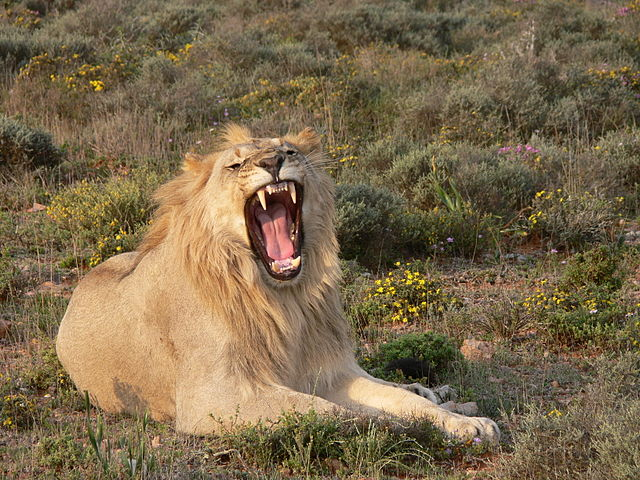
#> input picture TE3002B/images_class/lion.JPG, 640 x 480 px
$ jupyter execute --allow-errors computer_vision_class_300323.ipynb   (shell and % lines are left out)
#> lines starting #> are read from the running program, lines starting #| are printed output that depends on the picture
## TE3002B 2023 - Computer vision

### Import libraries

[cell 1]
import numpy as np
import matplotlib.pyplot as plt
from skimage.io import imread
from skimage.color import rgb2gray, gray2rgb, rgb2lab, lab2rgb
from skimage.util import random_noise
from scipy.ndimage import uniform_filter, median_filter, gaussian_filter

#Not necessary only for jupyterthemes
from jupyterthemes import jtplot
jtplot.style()

[cell 2]
#helpers
plots = lambda rows = 1, cols = 1, figsize = (20, 10): plt.subplots(rows, cols, figsize=figsize)
GREY = plt.cm.gray
REDS = plt.cm.Reds
GREENS = plt.cm.Greens
BLUES = plt.cm.Blues

[cell 3]
#La actividad esta al final del codigo y se tiene que ejecutar para ver la imagen ya que no tiene Previsualización

#### Load a simple image

[cell 4]
lion = imread('images_class/lion.JPG')
#> lion is the input picture: shape (480, 640, 3); mean R, G, B 123.1, 105.2, 76.1
lion_grey = rgb2gray(lion)
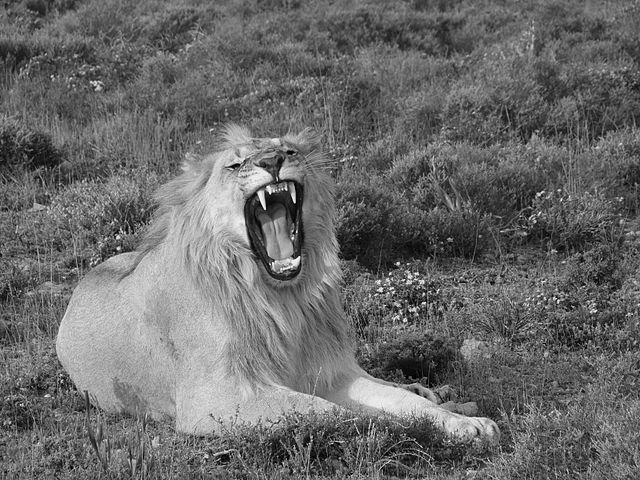
#> lion_grey: shape (480, 640) float64; min 0.000833, max 0.988, mean 0.419

[cell 5]
f1, (ax1, ax2) = plots(1, 2)
ax1.imshow(lion), ax1.axis('off'), ax1.set_title('Colour lion', size=30)
ax2.imshow(lion_grey, cmap=GREY), ax2.axis('off'), ax2.set_title('Greyscale Lion', size=30)
plt.show()
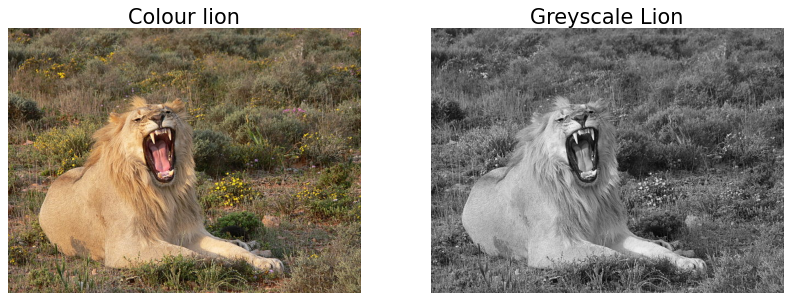
#> figure drawn by matplotlib, 2 panels

#### Plot peppers

[cell 6]
peppers = imread('images_class/peppers.png')
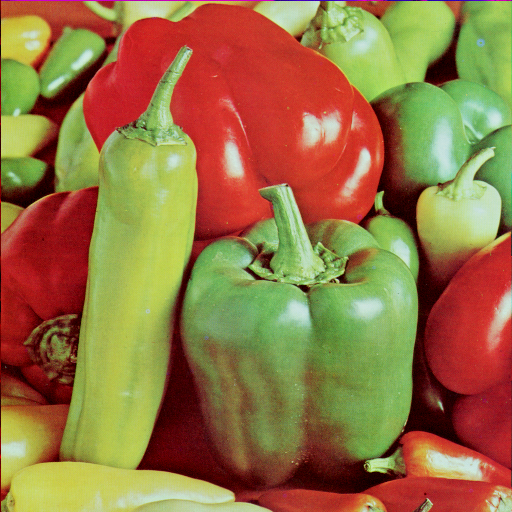
#> input picture TE3002B/images_class/peppers.png, 512 x 512 px
#> peppers is the input picture: shape (512, 512, 3); mean R, G, B 149.8, 115.6, 66.5

#> (a cell that did not finish here is left out)

##### Actividad, terminar para canales G y B

[cell 8]
_, (ax1, ax2, ax3, ax4) = plots(1, 4)
ax1.imshow(peppers), ax1.axis('off'), ax1.set_title('Colour peppers')
ax2.imshow(peppers[..., 0], cmap=REDS), ax2.axis('off')

plt.show()
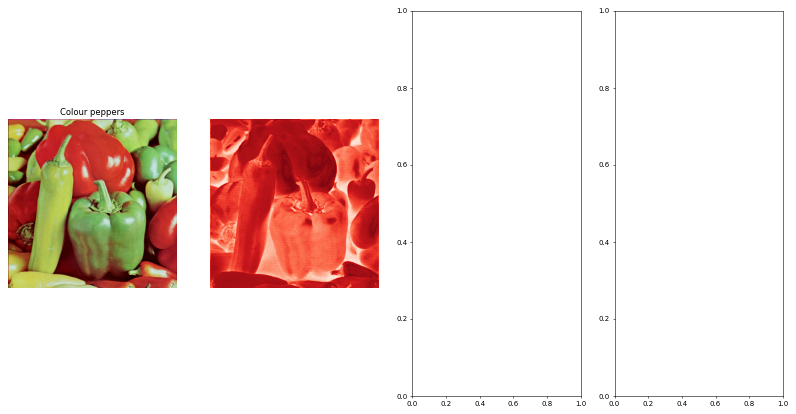
#> figure drawn by matplotlib, 2 panels

#### Merge Images

##### Actividad completar merge_images function

[cell 9]
#Bastián Andrés Carrasco Espinoza A01761668
#Samantha Daniela Guanipa Ugas A01703936
#Cesar Alonso Álvarez Rojas A01761589
#Carlos Nicolás Ávila Amigo A01761673
#Edgar Alexander Carrizalez Lerín A01024901

def merge_images(img1, img2, N, p):
#     %matplotlib tk
    f1, ax1 = plt.subplots(1,1)
    img = ax1.imshow(img2, cmap=plt.cm.gray)
    aux = img1 #La copia de la imagen va a ser usada como puntos de referencia para su suma
    #Esta nos servira para no modificar los datos de entrada img1 o img2 y poder sumarlos correctamente
    for i1 in range(N+1):
        aux = aux + img2/N #Al ser una matriz la division se hara a todos los valores dentro y podamos sumarlos
        #Al la copia da la imagen llamada aux, e iremos mostrando el resultado por partes definifo en los parametros
        #De entrada

        img.set_data(aux)
        f1.canvas.draw_idle()
        plt.pause(p)
'''
        img.set_data(aux)
        f1.canvas.draw_idle()
        plt.pause(p)
'''

[cell 10]
bill = rgb2gray(imread('images_class/billface.jpg'))
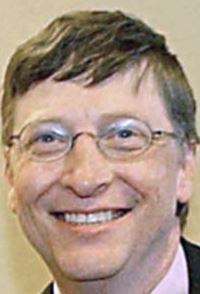
#> input picture TE3002B/images_class/billface.jpg, 200 x 294 px
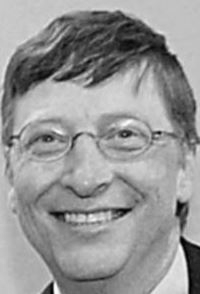
#> bill: shape (294, 200) float64; min 0.00254, max 0.997, mean 0.59
steve = rgb2gray(imread('images_class/steve.jpg'))
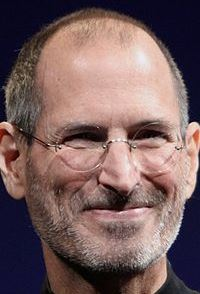
#> input picture TE3002B/images_class/steve.jpg, 200 x 294 px
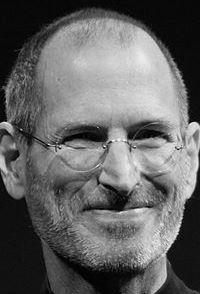
#> steve: shape (294, 200) float64; min 0, max 0.979, mean 0.395

[cell 11]
#print(bill/10)

[cell 12]
merge_images(steve, bill, 10, 0.5)
#> the loop in merge_images, `for i1 in range(N+1):` made 11 passes
#> pass 2, in merge_images, `aux = aux + img2/N`:
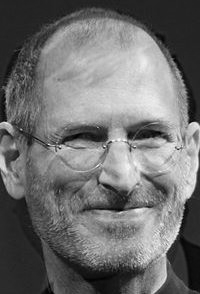
#> aux: shape (294, 200) float64; min 0.0348, max 1.12, mean 0.513; drawn with min black and max white
#> after the loop in merge_images, `for i1 in range(N+1):`:
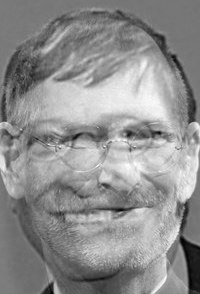
#> aux: shape (294, 200) float64; min 0.0487, max 1.81, mean 1.04; drawn with min black and max white
